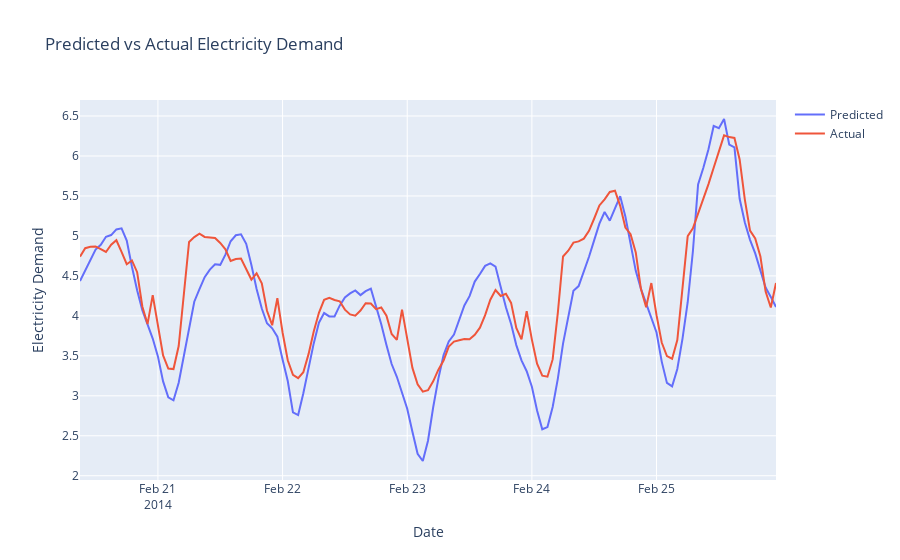

Write notebook code for a chart like this one.
### Code cell
# plotting the predictions
fig = go.Figure()
fig.add_trace(go.Scatter(x=pred['ds'], y=pred['yhat'], name='Predicted'))
fig.add_trace(go.Scatter(x=pred['ds'], y=pred['y'], name='Actual'))
fig.update_layout(title='Predicted vs Actual Electricity Demand', xaxis_title='Date', yaxis_title='Electricity Demand')
fig.show()

### Figure 1 — Plotly figure (JSON) as saved in the notebook; plotly's stock layout.template omitted (floating-point values rounded to 4 significant figures; data arrays with more than 128 entries replaced by an {"elided": "..."} marker saying what was removed)
{"data": [{"name": "Predicted", "type": "scatter", "x": {"elided": "135 str values"}, "y": {"elided": "135 float values"}}, {"name": "Actual", "type": "scatter", "x": {"elided": "135 str values"}, "y": {"elided": "135 float values"}}], "layout": {"title": {"text": "Predicted vs Actual Electricity Demand"}, "xaxis": {"title": {"text": "Date"}}, "yaxis": {"title": {"text": "Electricity Demand"}}}}
